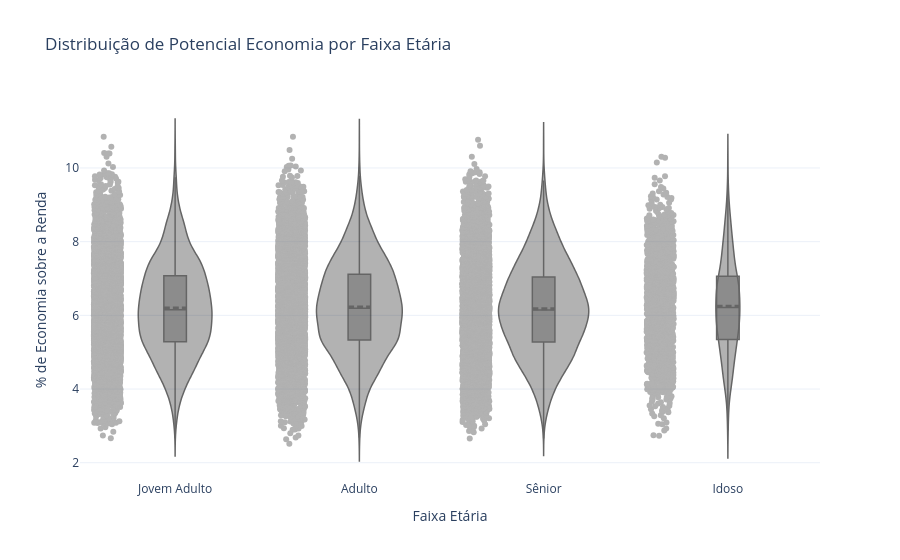

Write notebook code for a chart like this one.
### Markdown cell above
## 4.2. Análise: Potencial de Economia x Idade
O comportamento por faixa etária assemelha-se ao de dependentes. Embora o grupo de idosos possua uma amostra significativamente maior no dataset, a densidade do comportamento financeiro (onde o violino é mais "gordo") é muito parecida com as demais idades.

Mesmo com o avanço da idade, a **densidade de gastos supérfluos mantém um padrão, reforçando que a idade não determina a maturidade financeira no consumo.**

### Code cell
import pandas as pd
import plotly.express as px

#preparação dos Dados (Mantendo suas variáveis)
colunas_economia = [
    'Potential_Savings_Groceries', 'Potential_Savings_Transport', 
    'Potential_Savings_Eating_Out', 'Potential_Savings_Entertainment', 
    'Potential_Savings_Utilities', 'Potential_Savings_Healthcare', 
    'Potential_Savings_Education', 'Potential_Savings_Miscellaneous'
]

dados['Potential_Savings'] = dados[colunas_economia].sum(axis=1)
dados['waste_Ratio'] = (dados['Potential_Savings'] / dados['Income']) * 100

#criando a faixa etária
bins = [0, 18, 31, 46, 61, 100]
labels_idade = ['Jovem', 'Jovem Adulto', 'Adulto', 'Sênior', 'Idoso']
dados['Age_Group'] = pd.cut(dados['Age'], bins=bins, labels=labels_idade, right=False)

# Gerando o Violin Plot com o Estilo Padrão
fig = px.violin(
    dados, 
    x="Age_Group", 
    y="waste_Ratio", 

    color_discrete_sequence=['#7f7f7f'], 
    box=True,            
    points='all',         
    category_orders={"Age_Group": labels_idade},
    title="Distribuição de Potencial Economia por Faixa Etária",
    labels={
        "Age_Group": "Faixa Etária",
        "waste_Ratio": "% de Economia sobre a Renda"
    },
    template="plotly_white"
)


fig.update_traces(
    scalemode='count',    #mantém o tamanho real da amostra
    opacity=0.6,          #preenchimento 
    line_width=1.5,       #contorno definido
    line_color='black',   #contorno em preto para contraste
    meanline_visible=True,
    meanline_width=3      #média em destaque
)


fig.update_layout(
    hovermode="x", 
    yaxis=dict(
        showspikes=True, 
        spikemode="across", 
        spikesnap="cursor", 
        spikethickness=2, 
        spikedash="dash", 
        spikecolor="gray" 
    )
)

fig.show()

### Figure 1 — Plotly figure (JSON) as saved in the notebook; plotly's stock layout.template omitted (floating-point values rounded to 4 significant figures; data arrays with more than 128 entries replaced by an {"elided": "..."} marker saying what was removed)
{"data": [{"alignmentgroup": "True", "box": {"visible": true}, "hovertemplate": "Faixa Etária=%{x}<br>% de Economia sobre a Renda=%{y}<extra></extra>", "legendgroup": "", "line": {"color": "black", "width": 1.5}, "marker": {"color": "#7f7f7f"}, "meanline": {"visible": true, "width": 3}, "name": "", "offsetgroup": "", "opacity": 0.6, "orientation": "v", "points": "all", "scalegroup": "True", "scalemode": "count", "showlegend": false, "type": "violin", "x": {"elided": "20000 str values"}, "x0": " ", "xaxis": "x", "y": {"elided": "20000 float values"}, "y0": " ", "yaxis": "y"}], "layout": {"hovermode": "x", "legend": {"tracegroupgap": 0}, "title": {"text": "Distribuição de Potencial Economia por Faixa Etária"}, "violinmode": "group", "xaxis": {"anchor": "y", "categoryarray": ["Jovem", "Jovem Adulto", "Adulto", "Sênior", "Idoso"], "categoryorder": "array", "domain": [0, 1], "title": {"text": "Faixa Etária"}}, "yaxis": {"anchor": "x", "domain": [0, 1], "showspikes": true, "spikecolor": "gray", "spikedash": "dash", "spikemode": "across", "spikesnap": "cursor", "spikethickness": 2, "title": {"text": "% de Economia sobre a Renda"}}}}
